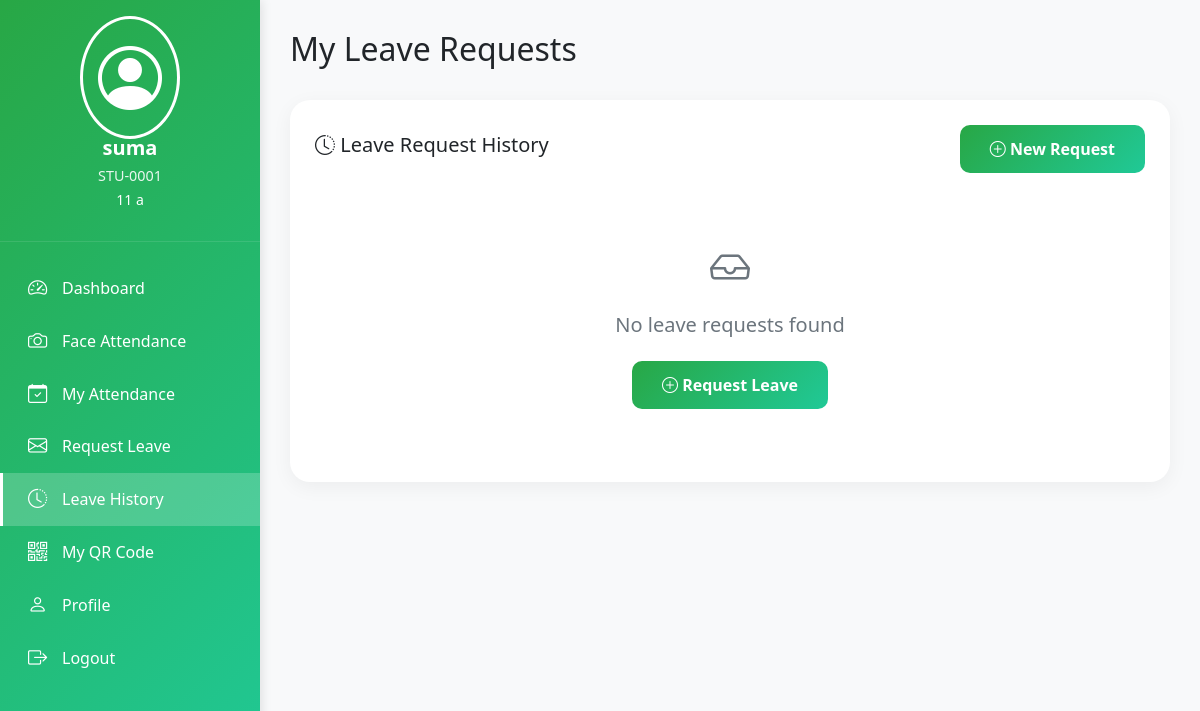
Screenshot of /student/leave-history (signed in) with the database file from the repository.
### app/models.py (models this page shows, shortened)
class Student(db.Model):
    __tablename__ = 'students'
    id = db.Column(db.Integer, primary_key=True)
    student_id = db.Column(db.String(20), unique=True, nullable=False)
    name = db.Column(db.String(100), nullable=False)
    roll_number = db.Column(db.String(20), unique=True, nullable=False)
    class_name = db.Column(db.String(50))
    section = db.Column(db.String(10))
    email = db.Column(db.String(120))
    phone = db.Column(db.String(20))
    address = db.Column(db.Text)
    photo_path = db.Column(db.String(200))
    face_encoded = db.Column(db.Boolean, default=False)
    parent_name = db.Column(db.String(100))
    parent_phone = db.Column(db.String(20))
    parent_email = db.Column(db.String(120))
    date_of_birth = db.Column(db.Date)
    admission_date = db.Column(db.Date, default=datetime.utcnow)
    created_at = db.Column(db.DateTime, default=datetime.utcnow)
    updated_at = db.Column(db.DateTime, default=datetime.utcnow, onupdate=datetime.utcnow)
    attendances = db.relationship('Attendance', backref='student', lazy=True, cascade='all, delete-orphan')
    face_encodings = db.relationship('FaceEncoding', backref='student', lazy=True, cascade='all, delete-orphan')
    leave_requests = db.relationship('LeaveRequest', backref='student', lazy=True, cascade='all, delete-orphan')

### app/student_routes.py (the view)
@student_bp.route('/leave-history')
@login_required
@student_required
def leave_history():
    student = current_user.student
    leaves = LeaveRequest.query.filter_by(student_id=student.id) \
        .order_by(LeaveRequest.requested_on.desc()).all()
    total_leaves = len(leaves)
    pending = sum(1 for l in leaves if l.status == 'pending')
    approved = sum(1 for l in leaves if l.status == 'approved')
    rejected = sum(1 for l in leaves if l.status == 'rejected')
    stats = {
        'total': total_leaves,
        'pending': pending,
        'approved': approved,
        'rejected': rejected
    }
    return render_template('student/leave_history.html', leaves=leaves, stats=stats)

### app/models.py (called while the page is built)
@login_manager.user_loader
def load_user(user_id):
    if user_id.startswith('staff_'):
        return User.query.get(int(user_id.replace('staff_', '')))
    elif user_id.startswith('student_'):
        return StudentUser.query.get(int(user_id.replace('student_', '')))
    return None

### app/student_routes.py (called while the page is built)
def student_required(f):
    @wraps(f)
    def decorated_function(*args, **kwargs):
        if not current_user.is_authenticated:
            flash('Please log in to access this page.', 'warning')
            return redirect(url_for('auth.student_login'))
        if not hasattr(current_user, 'student'):
            flash('Access denied. Student privileges required.', 'danger')
            return redirect(url_for('main.dashboard'))
        if current_user.student is None:
            flash('Your student account no longer exists.', 'danger')
            logout_user()
            return redirect(url_for('auth.student_login'))
        return f(*args, **kwargs)
    return decorated_function

### app/templates/student/leave_history.html (shortened to what this page needs)
{% extends "student/base.html" %}
{% block page_title %}My Leave Requests{% endblock %}
{% block content %}
<div class="table-container">
    <div class="d-flex justify-content-between align-items-center mb-3">
        <h5><i class="bi bi-clock-history"></i> Leave Request History</h5>
        <a href="{{ url_for('student.leave_request') }}" class="btn btn-primary">
            <i class="bi bi-plus-circle"></i> New Request
        </a>
    </div>
    {% if leaves %}
    <div class="table-responsive">
        <table class="table table-hover">
            <thead>
                <tr>
                    <th>Request Date</th>
                    <th>From</th>
                    <th>To</th>
                    <th>Duration</th>
                    <th>Reason</th>
                    <th>Status</th>
                    <th>Remarks</th>
                    <th>Actions</th>
                </tr>
            </thead>
            <tbody>
                {% for leave in leaves %}
                <tr>
                    <td>{{ leave.requested_on.strftime('%d %b %Y') }}</td>
                    <td>{{ leave.from_date.strftime('%d %b %Y') }}</td>
                    <td>{{ leave.to_date.strftime('%d %b %Y') }}</td>
                    <td>{{ (leave.to_date - leave.from_date).days + 1 }} days</td>
                    <td>{{ leave.reason[:30] }}{% if leave.reason|length > 30 %}...{% endif %}</td>
                    <td>
                        {% if leave.status == 'pending' %}
                            <span class="badge-pending">⏳ Pending</span>
                        {% elif leave.status == 'approved' %}
                            <span class="badge-approved">✓ Approved</span>
                        {% elif leave.status == 'rejected' %}
                            <span class="badge-rejected">✗ Rejected</span>
                        {% endif %}
                    </td>
                    <td>{{ leave.remarks or '-' }}</td>
                    <td>
                        {% if leave.status == 'pending' %}
                        <button class="btn btn-sm btn-danger" onclick="cancelLeave({{ leave.id }})">
                            <i class="bi bi-x-circle"></i> Cancel
                        </button>
                        {% endif %}
                    </td>
                </tr>
                {% endfor %}
            </tbody>
        </table>
    </div>
    {% else %}
    <div class="text-center py-5">
        <i class="bi bi-inbox fs-1 text-muted d-block mb-3"></i>
        <h5 class="text-muted">No leave requests found</h5>
        <a href="{{ url_for('student.leave_request') }}" class="btn btn-primary mt-3">
            <i class="bi bi-plus-circle"></i> Request Leave
        </a>
    </div>
    {% endif %}
</div>
{% endblock %}

### app/templates/student/base.html (shortened to what this page needs)
<!DOCTYPE html>
<html lang="en">
<head>
    <link href="https://cdn.jsdelivr.net/npm/bootstrap@5.1.3/dist/css/bootstrap.min.css" rel="stylesheet">
    <link rel="stylesheet" href="https://cdn.jsdelivr.net/npm/bootstrap-icons@1.8.1/font/bootstrap-icons.css">
</head>
<body>
    <div class="sidebar" id="sidebar">
        <div class="profile-section">
            <i class="bi bi-person-circle"></i>
            <h5>{{ current_user.student.name }}</h5>
            <p>{{ current_user.student.student_id }}</p>
            <small>{{ current_user.student.class_name }} {{ current_user.student.section }}</small>
        </div>
        <nav class="nav flex-column">
            <a class="nav-link {% if request.endpoint == 'student.dashboard' %}active{% endif %}"
               href="{{ url_for('student.dashboard') }}">
                <i class="bi bi-speedometer2"></i> Dashboard
            </a>
            <a class="nav-link {% if request.endpoint == 'student.face_attendance' %}active{% endif %}"
               href="{{ url_for('student.face_attendance') }}">
                <i class="bi bi-camera"></i> Face Attendance
            </a>
            <a class="nav-link {% if request.endpoint == 'student.attendance' %}active{% endif %}"
               href="{{ url_for('student.attendance') }}">
                <i class="bi bi-calendar-check"></i> My Attendance
            </a>
            <a class="nav-link {% if request.endpoint == 'student.leave_request' %}active{% endif %}"
               href="{{ url_for('student.leave_request') }}">
                <i class="bi bi-envelope"></i> Request Leave
            </a>
            <a class="nav-link {% if request.endpoint == 'student.leave_history' %}active{% endif %}"
               href="{{ url_for('student.leave_history') }}">
                <i class="bi bi-clock-history"></i> Leave History
            </a>
            <a class="nav-link {% if request.endpoint == 'student.qr_code' %}active{% endif %}"
               href="{{ url_for('student.qr_code') }}">
                <i class="bi bi-qr-code"></i> My QR Code
            </a>
            <a class="nav-link {% if request.endpoint == 'student.profile' %}active{% endif %}"
               href="{{ url_for('student.profile') }}">
                <i class="bi bi-person"></i> Profile
            </a>
            <a class="nav-link" href="{{ url_for('auth.logout') }}">
                <i class="bi bi-box-arrow-right"></i> Logout
            </a>
        </nav>
    </div>
    <div class="main-content">
        <div class="d-flex justify-content-between align-items-center mb-4">
            <h2>{% block page_title %}Student Portal{% endblock %}</h2>
        </div>
        {% block content %}{% endblock %}
    </div>
</body>
</html>

### app/templates/student/base.html (style rules this page uses)
:root { --primary-color: #28a745; --secondary-color: #20c997; }
body { background: #f8f9fa; font-family: 'Segoe UI', Tahoma, Geneva, Verdana, sans-serif; }
.sidebar { min-height: 100vh; background: linear-gradient(135deg, var(--primary-color), var(--secondary-color)); box-shadow: 2px 0 10px rgba(0,0,0,0.1); position: fixed; width: 260px; transition: all 0.3s; z-index: 1000; overflow-y: auto; }
.sidebar .profile-section { padding: 30px 20px; text-align: center; color: white; border-bottom: 1px solid rgba(255,255,255,0.1); }
.sidebar .profile-section i { font-size: 4rem; margin-bottom: 10px; border: 3px solid white; padding: 15px; border-radius: 50%; }
.sidebar .profile-section h5 { margin: 10px 0 5px; font-weight: 600; }
.sidebar .profile-section p { margin: 0; opacity: 0.9; font-size: 0.9rem; }
.sidebar .nav { padding: 20px 0; }
.sidebar .nav-link { color: white !important; padding: 12px 25px; transition: all 0.3s; border-left: 3px solid transparent; display: flex; align-items: center; }
.sidebar .nav-link i { margin-right: 10px; font-size: 1.2rem; width: 24px; }
.sidebar .nav-link.active { background: rgba(255,255,255,0.2); border-left-color: white; font-weight: 500; }
.main-content { margin-left: 260px; padding: 30px; min-height: 100vh; transition: all 0.3s; }
.table-container { background: white; border-radius: 20px; padding: 25px; box-shadow: 0 5px 20px rgba(0,0,0,0.05); }
.btn-primary { background: linear-gradient(135deg, var(--primary-color), var(--secondary-color)); border: none; border-radius: 10px; padding: 12px 30px; font-weight: 600; transition: all 0.3s; }

### rows the page displays
Student: student.name "suma", student.student_id "STU-0001", student.class_name "11", student.section "a"
